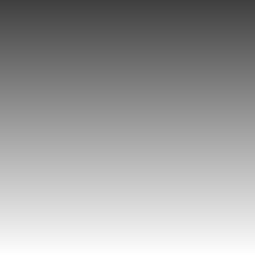
Frame 1 (no input)
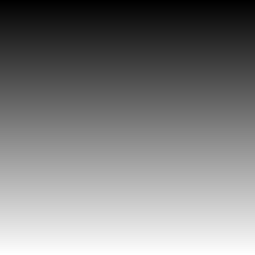
Frame 60 (no input)
Frame 120 (the mouse pressed at the canvas centre since frame 60): identical to frame 60, image omitted

The p5.js sketch that drew these frames (run headless with seeded random() and noise() and a simulated clock; from frame 60 on, the mouse is pressed at the canvas centre):

// p5.js sketch
// ── sketch.js
function setup() {
  // put setup code here
createCanvas(255,255);

}

function draw() {

for (var x = 0; x < 256; x++){
  stroke(x);
  line(0,x,width,x);
}



  // put drawing code here
}
